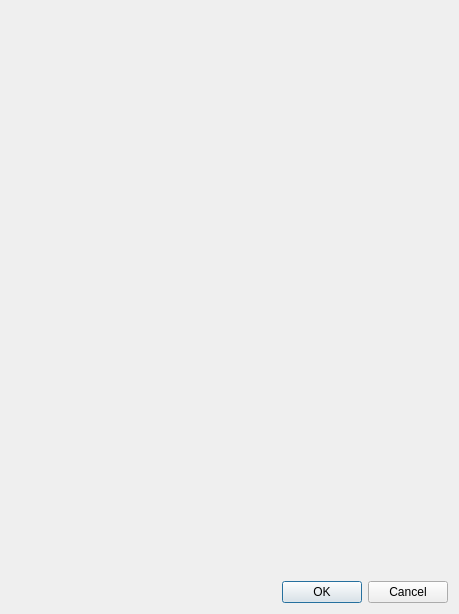
<?xml version="1.0" encoding="UTF-8"?>
<ui version="4.0">
 <class>WorkFormOrder</class>
 <widget class="QWidget" name="WorkFormOrder">
  <property name="geometry">
   <rect>
    <x>0</x>
    <y>0</y>
    <width>459</width>
    <height>614</height>
   </rect>
  </property>
  <property name="windowTitle">
   <string>Form</string>
  </property>
  <layout class="QGridLayout" name="gridLayout">
   <item row="0" column="0">
    <layout class="QVBoxLayout" name="verticalLayout">
     <item>
      <widget class="TemplateFormOrder" name="templateFormOrder" native="true"/>
     </item>
     <item>
      <widget class="QDialogButtonBox" name="buttonBox">
       <property name="standardButtons">
        <set>QDialogButtonBox::Cancel|QDialogButtonBox::Ok</set>
       </property>
      </widget>
     </item>
    </layout>
   </item>
  </layout>
 </widget>
 <customwidgets>
  <customwidget>
   <class>TemplateFormOrder</class>
   <extends>QWidget</extends>
   <header>Modules/Orders/TemplateOrderForm/templateformorder.h</header>
   <container>1</container>
  </customwidget>
 </customwidgets>
 <resources/>
 <connections/>
</ui>
